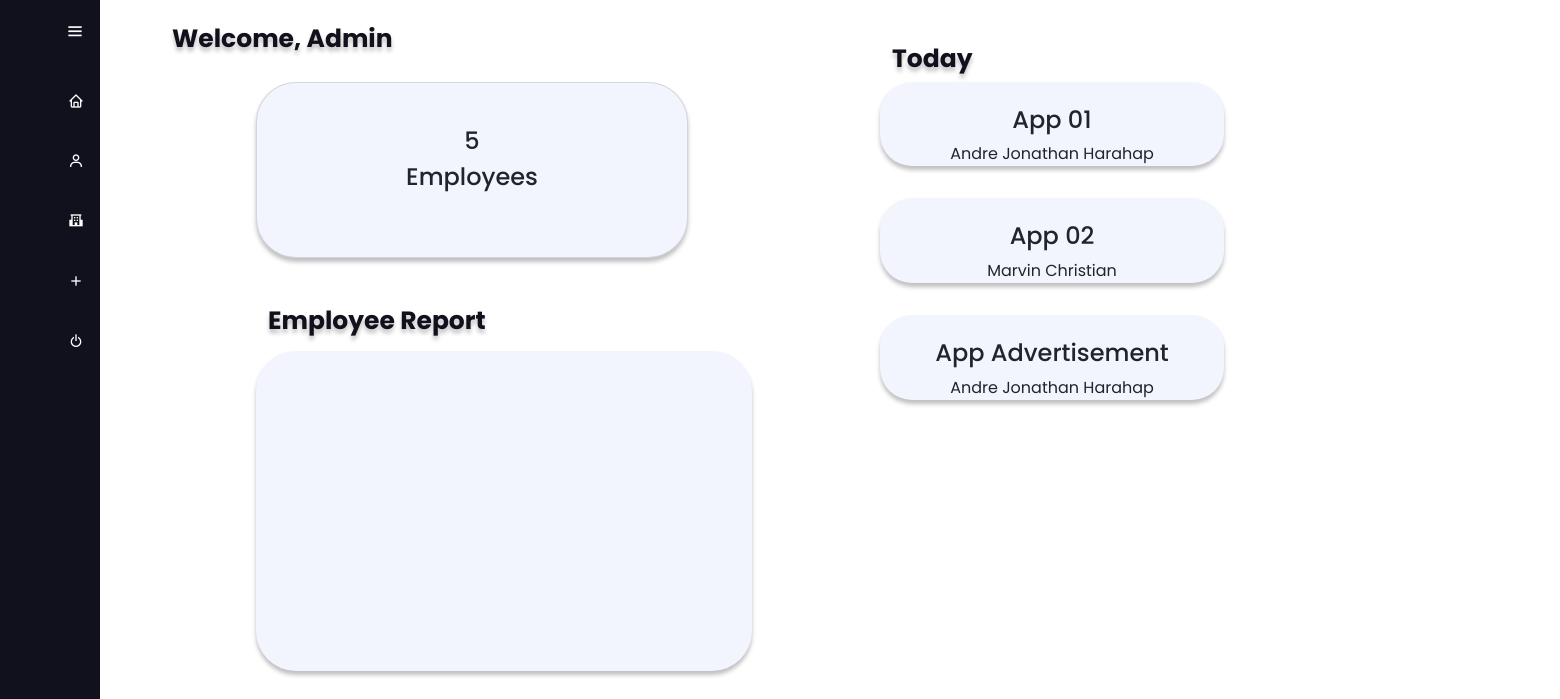
The app's page /pages/admin/admin-dashboard.php?status=authorized (signed in) with its own data.
### tables this page shows
CREATE TABLE Project
(
    project_id int NOT NULL,
    project_title text NOT NULL,
    project_desc text NOT NULL,
    pic_id int,
    division_id int,
    PRIMARY KEY(project_id),
    FOREIGN KEY(pic_id) REFERENCES Employee(employee_id),
    FOREIGN KEY(division_id) REFERENCES Division(division_id)
);

CREATE TABLE Employee
(
    employee_id int NOT NULL,
    employee_name varchar(100) NOT NULL,
    employee_email varchar(255),
    employee_phone_no varchar(20),
    sex varchar(1) NOT NULL,
    date_of_birth date NOT NULL,
    division_id int NOT NULL,
    employee_photo varchar(255),
    PRIMARY KEY(employee_id),
    FOREIGN KEY(division_id) REFERENCES Division(division_id)
);

### pages/admin/admin-dashboard.php (the view, shortened to what this page needs)
<?php
include '../../modules/db_connect.php';
$readQuery = "SELECT COUNT(employee_id) AS num_of_employee FROM employee";
$res = mysqli_query($con, $readQuery);
$res = mysqli_fetch_assoc($res);
$totalEmployee = $res['num_of_employee'];
?>
<!DOCTYPE html>
<html lang="en">
<head>
    <link rel="stylesheet" href="../../assets/css/dashboard.css">
    <link href='https://unpkg.com/boxicons@2.0.9/css/boxicons.min.css' rel='stylesheet'>
    <link href="https://cdn.jsdelivr.net/npm/bootstrap@5.1.1/dist/css/bootstrap.min.css" rel="stylesheet">
</head>
<body>
    <div class="sidebar">
        <div class="logo_content">
            <i class='bx bx-menu'id="btn"></i>
        </div>
        <ul class="nav_list">
            <li>
                <a href="admin-dashboard.php">
                    <i class='bx bx-home'></i>
                </a>
            </li>
            <li>
                <a href="employee.php">
                    <i class='bx bx-user'></i>
                </a>
            </li>
            <li>
                <a href="department.php">
                    <i class='bx bxs-school'></i>
                </a>
            </li>
            <li>
                <a href="add-task.php">
                    <i class='bx bx-plus'></i>
                </a>
            </li>
            <li>
                <a href="../../modules/logout.php">
                    <i class='bx bx-power-off'></i>
                </a>
            </li>
        </ul>
    </div>
    <div class="add_content">
        <div class="text">Welcome, Admin</div>
    </div>
    <div class="card">
        <div class="image">
        </div>
        <div class="Title">
            <?php echo "<h4>$totalEmployee</h4>"; ?>
        </div>
        <div class="Title1">
            <h4>Employees</h4>
        </div>
    </div>
    <div class="Day">
        <div class="text3"> Today </div>
    </div>
    <div class="job-container1">
        <div class="row">
        <?php
        $readQuery = "SELECT project_title, pic_id, employee_name FROM project p JOIN employee em ON p.pic_id = em.employee_id LIMIT 5";
        $res = mysqli_query($con,$readQuery);
        if(mysqli_num_rows($res) > 0) {
            while($data = mysqli_fetch_assoc($res)) {
                $projectTitle = $data['project_title'];
                $picName = $data['employee_name'];
        ?>
            <div class="col-lg-12 col-sm-12">
                <div class="jumbotron job2">
                    <div class="info2">
                        <h4><?php echo $projectTitle; ?></h4>
                        <p><?php echo $picName; ?></p>
                    </div>
                </div>
            </div>
        <?php
            }
        }
        ?>
        </div>
    </div>
    <div class="Report">
        <div class="text3">Employee Report</div>
    </div>
    <div class="container4">
</body>
</html>

### assets/css/dashboard.css (style rules this page uses)
* { margin: 0; padding: 0; box-sizing: border-box; font-family: "Poppins", sans-serif; }
html { font-size: 16px; }
body { position: relative; min-height: 100vh; width: 100%; overflow-x: hidden; }
.sidebar { position: fixed; z-index: 999; top: 0; left: 0; height: 100%; width: 100px; background: #11101d; padding: 6px 14px; transition: all 0.5s ease; }
.sidebar #btn { position: absolute; color: #fff; left: 75%; top: 6px; font-size: 20px; height: 50px; width: 50px; text-align: center; line-height: 50px; transform: translateX(-50%); }
.sidebar ul { margin-top: 20px; }
.sidebar ul li { position: relative; height: 60px; width: 100%; margin: 0 5px; list-style: none; line-height: 50px; }
.sidebar ul li a { color: #fff; display: flex; align-items: center; text-decoration: none; transition: all 0.4s ease; border-radius: 12px; white-space: nowrap; }
.sidebar ul li i { height: 50px; min-width: 50px; border-radius: 12px; line-height: 50px; text-align: center; }
.add_content { position: relative; top: 0.5em; left: 20em; width: calc(100% - 250px); left: 10em; transition: all 0.5s ease; }
.add_content .text { margin: 12px; font-size: 25px; font-weight: bolder; text-shadow: 0px 4px 4px rgba(0, 0, 0, 0.25); color: #11101d; }
.card { margin-top: 2em; margin-left: 16em; position: absolute; width: 27em; height: 11em; padding: 20px; box-shadow: 0px 4px 4px rgba(0, 0, 0, 0.25); border-radius: 40px !important; background: #f2f5fe !important; }
.Title { text-align: center; font-size: bolder; }
.image { width: 100px; }
.Title1 { text-align: center; }
.job-container1 { width: 23em; height: 17em; margin-top: -11em; position: relative; left: 55em; }
.job2 { background-color: #f2f5fe; position: relative; margin-bottom: 2em; width: 21.5em; box-shadow: 0px 4px 4px rgba(0, 0, 0, 0.25); border-radius: 2em; text-align: center; padding-top: 1.5em; }
.info2 { text-align: left; }
.Day { position: absolute; top: 1em; height: 100%; width: calc(100% - 250px); left: 55em; transition: all 0.5s ease; }
.Day .text3 { margin: 12px; font-size: 25px; font-weight: bolder; text-shadow: 0px 4px 4px rgba(0, 0, 0, 0.25); color: #11101d; }
.info2 { text-align: center; }
.Report { position: relative; top: -4em; height: 100%; width: calc(100% - 250px); left: 16em; transition: all 0.5s ease; }
.Report .text3 { margin: 12px; font-size: 25px; font-weight: bolder; text-shadow: 0px 4px 4px rgba(0, 0, 0, 0.25); color: #11101d; }
.container4 { margin-top: -4em; margin-left: 16em; position: absolute; width: 31em; height: 20em; padding: 18px; box-shadow: 0px 4px 4px rgba(0, 0, 0, 0.25); border-radius: 40px !important; background: #f2f5fe !important; }

### records on screen
project: project_title "App 01", pic.employee_name "Andre Jonathan Harahap"
project: project_title "App 02", pic.employee_name "Marvin Christian"
project: project_title "App Advertisement", pic.employee_name "Andre Jonathan Harahap"

### other values on screen
$totalEmployee "5"
